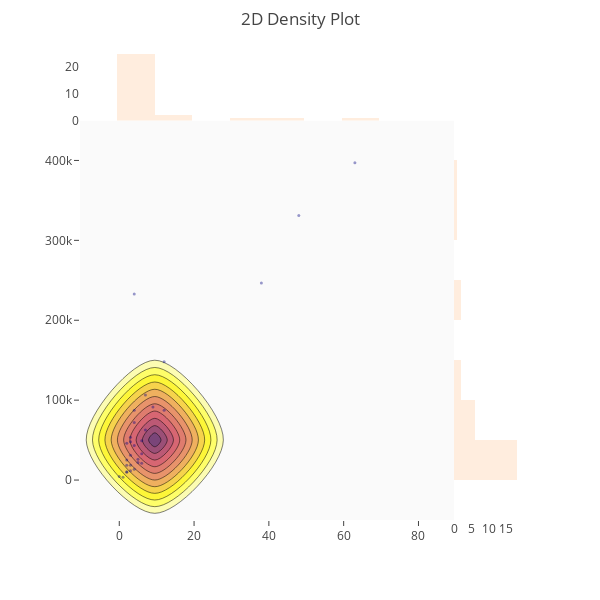

Notebook source saved alongside this figure:
### Code cell
import plotly.figure_factory as ff

x = df_bar_pubg['solo_Wins']
y = df_bar_pubg['solo_TimeSurvived']
#z = df_bar_pubg['squad_Heals']

colorscale = ['#7A4579', '#D56073', 'rgb(236,158,105)', (1, 1, 0.2), (0.98,0.98,0.98)]

fig = ff.create_2d_density(
    x, y, colorscale=colorscale,
    hist_color='rgb(255, 237, 222)', point_size=3
)


iplot(fig, filename='histogram_subplots')

### Figure 1 — Plotly figure (JSON) as saved in the notebook; plotly's stock layout.template omitted (floating-point values rounded to 4 significant figures)
{"data": [{"marker": {"color": "rgb(0, 0, 128)", "opacity": 0.4, "size": 3}, "mode": "markers", "name": "points", "type": "scatter", "uid": "ffc3913f-3f66-4b9f-9ef4-8d89e47a6a68", "x": [3, 6, 0, 4, 2, 5, 12, 5, 6, 2, 7, 4, 9, 4, 3, 1, 38, 12, 6, 2, 7, 4, 3, 2, 48, 63, 4, 3, 3, 2], "y": [18470.0, 33010.0, 4330.0, 13420.0, 9841.0, 22000.0, 148100.0, 26090.0, 49280.0, 10280.0, 106300.0, 233000.0, 91380.0, 71910.0, 31000.0, 3638.0, 246800.0, 87210.0, 20930.0, 45920.0, 62760.0, 43120.0, 11730.0, 18490.0, 331200.0, 397000.0, 87510.0, 53550.0, 47970.0, 25090.0]}, {"colorscale": [[0, "rgb(122, 69, 121)"], [0.25, "rgb(213, 96, 115)"], [0.5, "rgb(236, 158, 105)"], [0.75, "rgb(255, 255, 51)"], [1, "rgb(250, 250, 250)"]], "name": "density", "ncontours": 20, "reversescale": true, "showscale": false, "type": "histogram2dcontour", "uid": "1e4cefa8-c232-4a10-94f8-7bb1274671dc", "x": [3, 6, 0, 4, 2, 5, 12, 5, 6, 2, 7, 4, 9, 4, 3, 1, 38, 12, 6, 2, 7, 4, 3, 2, 48, 63, 4, 3, 3, 2], "y": [18470.0, 33010.0, 4330.0, 13420.0, 9841.0, 22000.0, 148100.0, 26090.0, 49280.0, 10280.0, 106300.0, 233000.0, 91380.0, 71910.0, 31000.0, 3638.0, 246800.0, 87210.0, 20930.0, 45920.0, 62760.0, 43120.0, 11730.0, 18490.0, 331200.0, 397000.0, 87510.0, 53550.0, 47970.0, 25090.0]}, {"marker": {"color": "rgb(255, 237, 222)"}, "name": "x density", "type": "histogram", "uid": "5b0a0b34-e2ef-47e1-bc40-90fb6c25f3ac", "x": [3, 6, 0, 4, 2, 5, 12, 5, 6, 2, 7, 4, 9, 4, 3, 1, 38, 12, 6, 2, 7, 4, 3, 2, 48, 63, 4, 3, 3, 2], "yaxis": "y2"}, {"marker": {"color": "rgb(255, 237, 222)"}, "name": "y density", "type": "histogram", "uid": "d39e32b6-0729-4d45-919a-899103fb2673", "xaxis": "x2", "y": [18470.0, 33010.0, 4330.0, 13420.0, 9841.0, 22000.0, 148100.0, 26090.0, 49280.0, 10280.0, 106300.0, 233000.0, 91380.0, 71910.0, 31000.0, 3638.0, 246800.0, 87210.0, 20930.0, 45920.0, 62760.0, 43120.0, 11730.0, 18490.0, 331200.0, 397000.0, 87510.0, 53550.0, 47970.0, 25090.0]}], "layout": {"autosize": false, "bargap": 0, "height": 600, "hovermode": "closest", "margin": {"t": 50}, "showlegend": false, "title": "2D Density Plot", "width": 600, "xaxis": {"domain": [0, 0.85], "showgrid": false, "zeroline": false}, "xaxis2": {"domain": [0.85, 1], "showgrid": false, "zeroline": false}, "yaxis": {"domain": [0, 0.85], "showgrid": false, "zeroline": false}, "yaxis2": {"domain": [0.85, 1], "showgrid": false, "zeroline": false}}}
